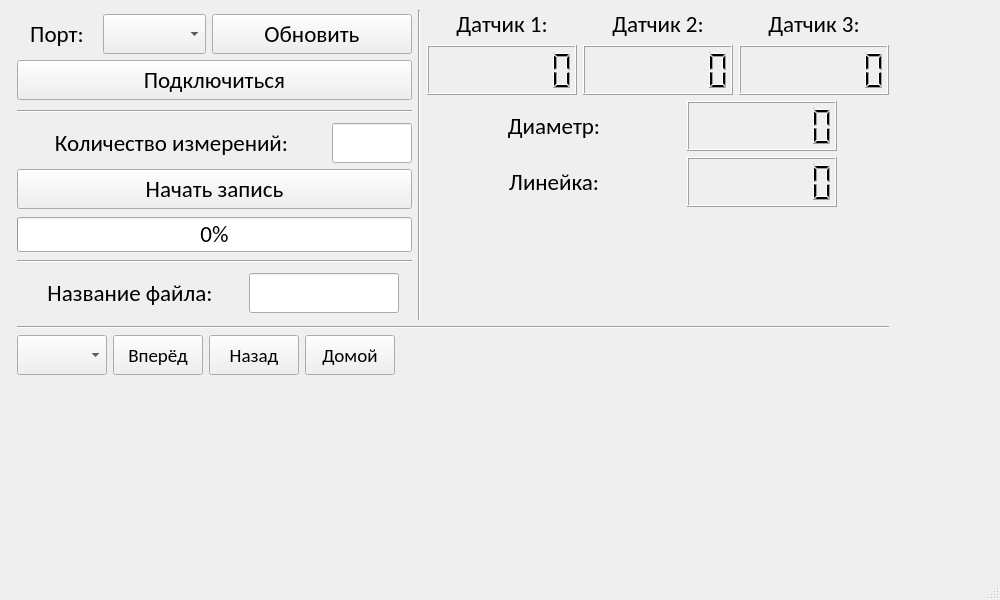
<?xml version="1.0" encoding="UTF-8"?>
<ui version="4.0">
 <class>MainWindow</class>
 <widget class="QMainWindow" name="MainWindow">
  <property name="geometry">
   <rect>
    <x>0</x>
    <y>0</y>
    <width>1000</width>
    <height>600</height>
   </rect>
  </property>
  <property name="sizePolicy">
   <sizepolicy hsizetype="Fixed" vsizetype="Fixed">
    <horstretch>0</horstretch>
    <verstretch>0</verstretch>
   </sizepolicy>
  </property>
  <property name="minimumSize">
   <size>
    <width>730</width>
    <height>350</height>
   </size>
  </property>
  <property name="maximumSize">
   <size>
    <width>1000</width>
    <height>600</height>
   </size>
  </property>
  <property name="font">
   <font>
    <family>ГОСТ тип А</family>
    <pointsize>10</pointsize>
   </font>
  </property>
  <property name="windowTitle">
   <string>Измеритель 1.0</string>
  </property>
  <widget class="QWidget" name="centralwidget">
   <widget class="QWidget" name="">
    <property name="geometry">
     <rect>
      <x>17</x>
      <y>10</y>
      <width>872</width>
      <height>365</height>
     </rect>
    </property>
    <layout class="QVBoxLayout" name="verticalLayout_9">
     <item>
      <layout class="QHBoxLayout" name="horizontalLayout_6">
       <item>
        <layout class="QVBoxLayout" name="verticalLayout_3">
         <item>
          <layout class="QVBoxLayout" name="verticalLayout_2">
           <item>
            <layout class="QHBoxLayout" name="horizontalLayout">
             <item>
              <widget class="QLabel" name="portLabel">
               <property name="minimumSize">
                <size>
                 <width>80</width>
                 <height>30</height>
                </size>
               </property>
               <property name="maximumSize">
                <size>
                 <width>80</width>
                 <height>30</height>
                </size>
               </property>
               <property name="font">
                <font>
                 <family>Calibri</family>
                 <pointsize>17</pointsize>
                </font>
               </property>
               <property name="text">
                <string>Порт:</string>
               </property>
               <property name="alignment">
                <set>Qt::AlignCenter</set>
               </property>
              </widget>
             </item>
             <item>
              <widget class="QComboBox" name="portBox">
               <property name="sizePolicy">
                <sizepolicy hsizetype="Expanding" vsizetype="Fixed">
                 <horstretch>0</horstretch>
                 <verstretch>0</verstretch>
                </sizepolicy>
               </property>
               <property name="minimumSize">
                <size>
                 <width>100</width>
                 <height>40</height>
                </size>
               </property>
               <property name="maximumSize">
                <size>
                 <width>200</width>
                 <height>40</height>
                </size>
               </property>
               <property name="font">
                <font>
                 <family>Calibri</family>
                 <pointsize>17</pointsize>
                </font>
               </property>
               <property name="sizeAdjustPolicy">
                <enum>QComboBox::AdjustToContents</enum>
               </property>
              </widget>
             </item>
             <item>
              <widget class="QPushButton" name="refreshPortButton">
               <property name="sizePolicy">
                <sizepolicy hsizetype="Expanding" vsizetype="Fixed">
                 <horstretch>120</horstretch>
                 <verstretch>40</verstretch>
                </sizepolicy>
               </property>
               <property name="minimumSize">
                <size>
                 <width>150</width>
                 <height>40</height>
                </size>
               </property>
               <property name="maximumSize">
                <size>
                 <width>200</width>
                 <height>40</height>
                </size>
               </property>
               <property name="font">
                <font>
                 <family>Calibri</family>
                 <pointsize>17</pointsize>
                </font>
               </property>
               <property name="text">
                <string>Обновить</string>
               </property>
              </widget>
             </item>
            </layout>
           </item>
           <item>
            <widget class="QPushButton" name="connectButton">
             <property name="sizePolicy">
              <sizepolicy hsizetype="Expanding" vsizetype="Fixed">
               <horstretch>0</horstretch>
               <verstretch>0</verstretch>
              </sizepolicy>
             </property>
             <property name="minimumSize">
              <size>
               <width>350</width>
               <height>40</height>
              </size>
             </property>
             <property name="maximumSize">
              <size>
               <width>500</width>
               <height>40</height>
              </size>
             </property>
             <property name="font">
              <font>
               <family>Calibri</family>
               <pointsize>17</pointsize>
              </font>
             </property>
             <property name="text">
              <string>Подключиться</string>
             </property>
            </widget>
           </item>
          </layout>
         </item>
         <item>
          <widget class="Line" name="line_4">
           <property name="font">
            <font>
             <family>Calibri</family>
             <pointsize>10</pointsize>
            </font>
           </property>
           <property name="orientation">
            <enum>Qt::Horizontal</enum>
           </property>
          </widget>
         </item>
         <item>
          <layout class="QVBoxLayout" name="verticalLayout">
           <item>
            <layout class="QHBoxLayout" name="horizontalLayout_7">
             <item>
              <widget class="QLabel" name="countOfMeasuresLabel">
               <property name="font">
                <font>
                 <family>Calibri</family>
                 <pointsize>17</pointsize>
                </font>
               </property>
               <property name="text">
                <string>Количество измерений:</string>
               </property>
               <property name="alignment">
                <set>Qt::AlignCenter</set>
               </property>
              </widget>
             </item>
             <item>
              <widget class="QLineEdit" name="countOfMesasuresLineEdit">
               <property name="minimumSize">
                <size>
                 <width>50</width>
                 <height>40</height>
                </size>
               </property>
               <property name="maximumSize">
                <size>
                 <width>80</width>
                 <height>40</height>
                </size>
               </property>
               <property name="font">
                <font>
                 <family>Calibri</family>
                 <pointsize>17</pointsize>
                </font>
               </property>
               <property name="alignment">
                <set>Qt::AlignCenter</set>
               </property>
              </widget>
             </item>
            </layout>
           </item>
           <item>
            <widget class="QPushButton" name="startCountOfMeasuresButton">
             <property name="minimumSize">
              <size>
               <width>350</width>
               <height>40</height>
              </size>
             </property>
             <property name="maximumSize">
              <size>
               <width>500</width>
               <height>40</height>
              </size>
             </property>
             <property name="font">
              <font>
               <family>Calibri</family>
               <pointsize>17</pointsize>
              </font>
             </property>
             <property name="text">
              <string>Начать запись</string>
             </property>
            </widget>
           </item>
           <item>
            <widget class="QProgressBar" name="countOfMeasuresProgressBar">
             <property name="minimumSize">
              <size>
               <width>200</width>
               <height>35</height>
              </size>
             </property>
             <property name="maximumSize">
              <size>
               <width>500</width>
               <height>30</height>
              </size>
             </property>
             <property name="font">
              <font>
               <family>Calibri</family>
               <pointsize>17</pointsize>
              </font>
             </property>
             <property name="value">
              <number>0</number>
             </property>
             <property name="alignment">
              <set>Qt::AlignCenter</set>
             </property>
            </widget>
           </item>
          </layout>
         </item>
         <item>
          <widget class="Line" name="line_5">
           <property name="font">
            <font>
             <family>Calibri</family>
             <pointsize>10</pointsize>
            </font>
           </property>
           <property name="orientation">
            <enum>Qt::Horizontal</enum>
           </property>
          </widget>
         </item>
         <item>
          <layout class="QHBoxLayout" name="horizontalLayout_8">
           <item>
            <widget class="QLabel" name="fileNameLabel">
             <property name="minimumSize">
              <size>
               <width>200</width>
               <height>30</height>
              </size>
             </property>
             <property name="maximumSize">
              <size>
               <width>200</width>
               <height>30</height>
              </size>
             </property>
             <property name="font">
              <font>
               <family>Calibri</family>
               <pointsize>17</pointsize>
              </font>
             </property>
             <property name="text">
              <string>Название файла:</string>
             </property>
             <property name="alignment">
              <set>Qt::AlignCenter</set>
             </property>
            </widget>
           </item>
           <item>
            <widget class="QLineEdit" name="fileNameLineEdit">
             <property name="minimumSize">
              <size>
               <width>150</width>
               <height>40</height>
              </size>
             </property>
             <property name="maximumSize">
              <size>
               <width>150</width>
               <height>40</height>
              </size>
             </property>
             <property name="font">
              <font>
               <family>Calibri</family>
               <pointsize>17</pointsize>
              </font>
             </property>
            </widget>
           </item>
          </layout>
         </item>
        </layout>
       </item>
       <item>
        <widget class="Line" name="line">
         <property name="orientation">
          <enum>Qt::Vertical</enum>
         </property>
        </widget>
       </item>
       <item>
        <layout class="QVBoxLayout" name="verticalLayout_8">
         <item>
          <layout class="QHBoxLayout" name="horizontalLayout_2">
           <item>
            <layout class="QVBoxLayout" name="verticalLayout_4">
             <item>
              <widget class="QLabel" name="sensor1Label">
               <property name="sizePolicy">
                <sizepolicy hsizetype="Expanding" vsizetype="Preferred">
                 <horstretch>0</horstretch>
                 <verstretch>0</verstretch>
                </sizepolicy>
               </property>
               <property name="minimumSize">
                <size>
                 <width>150</width>
                 <height>0</height>
                </size>
               </property>
               <property name="maximumSize">
                <size>
                 <width>150</width>
                 <height>16777215</height>
                </size>
               </property>
               <property name="font">
                <font>
                 <family>Calibri</family>
                 <pointsize>17</pointsize>
                </font>
               </property>
               <property name="text">
                <string>Датчик 1:</string>
               </property>
               <property name="alignment">
                <set>Qt::AlignCenter</set>
               </property>
              </widget>
             </item>
             <item>
              <widget class="QLCDNumber" name="sensor1DataLCD">
               <property name="sizePolicy">
                <sizepolicy hsizetype="Expanding" vsizetype="Minimum">
                 <horstretch>0</horstretch>
                 <verstretch>0</verstretch>
                </sizepolicy>
               </property>
               <property name="minimumSize">
                <size>
                 <width>150</width>
                 <height>50</height>
                </size>
               </property>
               <property name="maximumSize">
                <size>
                 <width>150</width>
                 <height>50</height>
                </size>
               </property>
               <property name="font">
                <font>
                 <family>Calibri</family>
                 <pointsize>14</pointsize>
                </font>
               </property>
               <property name="frameShape">
                <enum>QFrame::Box</enum>
               </property>
               <property name="lineWidth">
                <number>1</number>
               </property>
               <property name="smallDecimalPoint">
                <bool>false</bool>
               </property>
               <property name="digitCount">
                <number>7</number>
               </property>
               <property name="segmentStyle">
                <enum>QLCDNumber::Filled</enum>
               </property>
               <property name="value" stdset="0">
                <double>0.000000000000000</double>
               </property>
               <property name="intValue" stdset="0">
                <number>0</number>
               </property>
              </widget>
             </item>
            </layout>
           </item>
           <item>
            <layout class="QVBoxLayout" name="verticalLayout_5">
             <item>
              <widget class="QLabel" name="sensor2Label">
               <property name="sizePolicy">
                <sizepolicy hsizetype="Expanding" vsizetype="Preferred">
                 <horstretch>0</horstretch>
                 <verstretch>0</verstretch>
                </sizepolicy>
               </property>
               <property name="minimumSize">
                <size>
                 <width>150</width>
                 <height>0</height>
                </size>
               </property>
               <property name="maximumSize">
                <size>
                 <width>150</width>
                 <height>16777215</height>
                </size>
               </property>
               <property name="font">
                <font>
                 <family>Calibri</family>
                 <pointsize>17</pointsize>
                </font>
               </property>
               <property name="text">
                <string>Датчик 2:</string>
               </property>
               <property name="alignment">
                <set>Qt::AlignCenter</set>
               </property>
              </widget>
             </item>
             <item>
              <widget class="QLCDNumber" name="sensor2DataLCD">
               <property name="sizePolicy">
                <sizepolicy hsizetype="Expanding" vsizetype="Minimum">
                 <horstretch>0</horstretch>
                 <verstretch>0</verstretch>
                </sizepolicy>
               </property>
               <property name="minimumSize">
                <size>
                 <width>150</width>
                 <height>50</height>
                </size>
               </property>
               <property name="maximumSize">
                <size>
                 <width>150</width>
                 <height>50</height>
                </size>
               </property>
               <property name="font">
                <font>
                 <family>Calibri</family>
                 <pointsize>14</pointsize>
                </font>
               </property>
               <property name="smallDecimalPoint">
                <bool>false</bool>
               </property>
               <property name="digitCount">
                <number>7</number>
               </property>
              </widget>
             </item>
            </layout>
           </item>
           <item>
            <layout class="QVBoxLayout" name="verticalLayout_6">
             <item>
              <widget class="QLabel" name="sensor3Label">
               <property name="sizePolicy">
                <sizepolicy hsizetype="Expanding" vsizetype="Preferred">
                 <horstretch>0</horstretch>
                 <verstretch>0</verstretch>
                </sizepolicy>
               </property>
               <property name="minimumSize">
                <size>
                 <width>150</width>
                 <height>0</height>
                </size>
               </property>
               <property name="maximumSize">
                <size>
                 <width>150</width>
                 <height>16777215</height>
                </size>
               </property>
               <property name="font">
                <font>
                 <family>Calibri</family>
                 <pointsize>17</pointsize>
                </font>
               </property>
               <property name="text">
                <string>Датчик 3:</string>
               </property>
               <property name="alignment">
                <set>Qt::AlignCenter</set>
               </property>
              </widget>
             </item>
             <item>
              <widget class="QLCDNumber" name="sensor3DataLCD">
               <property name="sizePolicy">
                <sizepolicy hsizetype="Expanding" vsizetype="Minimum">
                 <horstretch>0</horstretch>
                 <verstretch>0</verstretch>
                </sizepolicy>
               </property>
               <property name="minimumSize">
                <size>
                 <width>150</width>
                 <height>50</height>
                </size>
               </property>
               <property name="maximumSize">
                <size>
                 <width>150</width>
                 <height>50</height>
                </size>
               </property>
               <property name="font">
                <font>
                 <family>Calibri</family>
                 <pointsize>14</pointsize>
                </font>
               </property>
               <property name="smallDecimalPoint">
                <bool>false</bool>
               </property>
               <property name="digitCount">
                <number>7</number>
               </property>
               <property name="value" stdset="0">
                <double>0.000000000000000</double>
               </property>
               <property name="intValue" stdset="0">
                <number>0</number>
               </property>
              </widget>
             </item>
            </layout>
           </item>
          </layout>
         </item>
         <item>
          <layout class="QVBoxLayout" name="verticalLayout_7">
           <item>
            <layout class="QHBoxLayout" name="horizontalLayout_3">
             <item>
              <widget class="QLabel" name="diameterDataLabel">
               <property name="sizePolicy">
                <sizepolicy hsizetype="Expanding" vsizetype="Preferred">
                 <horstretch>0</horstretch>
                 <verstretch>0</verstretch>
                </sizepolicy>
               </property>
               <property name="minimumSize">
                <size>
                 <width>150</width>
                 <height>0</height>
                </size>
               </property>
               <property name="maximumSize">
                <size>
                 <width>150</width>
                 <height>16777215</height>
                </size>
               </property>
               <property name="font">
                <font>
                 <family>Calibri</family>
                 <pointsize>17</pointsize>
                </font>
               </property>
               <property name="text">
                <string>Диаметр:</string>
               </property>
               <property name="alignment">
                <set>Qt::AlignCenter</set>
               </property>
              </widget>
             </item>
             <item>
              <widget class="QLCDNumber" name="diameterDataLCD">
               <property name="sizePolicy">
                <sizepolicy hsizetype="Expanding" vsizetype="Minimum">
                 <horstretch>0</horstretch>
                 <verstretch>0</verstretch>
                </sizepolicy>
               </property>
               <property name="minimumSize">
                <size>
                 <width>150</width>
                 <height>50</height>
                </size>
               </property>
               <property name="maximumSize">
                <size>
                 <width>150</width>
                 <height>50</height>
                </size>
               </property>
               <property name="font">
                <font>
                 <family>Calibri</family>
                 <pointsize>14</pointsize>
                </font>
               </property>
               <property name="smallDecimalPoint">
                <bool>false</bool>
               </property>
               <property name="digitCount">
                <number>7</number>
               </property>
               <property name="value" stdset="0">
                <double>0.000000000000000</double>
               </property>
               <property name="intValue" stdset="0">
                <number>0</number>
               </property>
              </widget>
             </item>
            </layout>
           </item>
           <item>
            <layout class="QHBoxLayout" name="horizontalLayout_5">
             <item>
              <widget class="QLabel" name="linearScaleDataLabel">
               <property name="sizePolicy">
                <sizepolicy hsizetype="Expanding" vsizetype="Preferred">
                 <horstretch>0</horstretch>
                 <verstretch>0</verstretch>
                </sizepolicy>
               </property>
               <property name="minimumSize">
                <size>
                 <width>150</width>
                 <height>0</height>
                </size>
               </property>
               <property name="maximumSize">
                <size>
                 <width>150</width>
                 <height>16777215</height>
                </size>
               </property>
               <property name="font">
                <font>
                 <family>Calibri</family>
                 <pointsize>17</pointsize>
                </font>
               </property>
               <property name="text">
                <string>Линейка:</string>
               </property>
               <property name="alignment">
                <set>Qt::AlignCenter</set>
               </property>
              </widget>
             </item>
             <item>
              <widget class="QLCDNumber" name="linearScaleDataLCD">
               <property name="sizePolicy">
                <sizepolicy hsizetype="Expanding" vsizetype="Minimum">
                 <horstretch>0</horstretch>
                 <verstretch>0</verstretch>
                </sizepolicy>
               </property>
               <property name="minimumSize">
                <size>
                 <width>150</width>
                 <height>50</height>
                </size>
               </property>
               <property name="maximumSize">
                <size>
                 <width>150</width>
                 <height>50</height>
                </size>
               </property>
               <property name="font">
                <font>
                 <family>Calibri</family>
                 <pointsize>14</pointsize>
                </font>
               </property>
               <property name="smallDecimalPoint">
                <bool>false</bool>
               </property>
               <property name="digitCount">
                <number>7</number>
               </property>
               <property name="value" stdset="0">
                <double>0.000000000000000</double>
               </property>
               <property name="intValue" stdset="0">
                <number>0</number>
               </property>
              </widget>
             </item>
            </layout>
           </item>
           <item>
            <spacer name="verticalSpacer">
             <property name="orientation">
              <enum>Qt::Vertical</enum>
             </property>
             <property name="sizeHint" stdset="0">
              <size>
               <width>20</width>
               <height>40</height>
              </size>
             </property>
            </spacer>
           </item>
          </layout>
         </item>
        </layout>
       </item>
      </layout>
     </item>
     <item>
      <widget class="Line" name="line_2">
       <property name="orientation">
        <enum>Qt::Horizontal</enum>
       </property>
      </widget>
     </item>
     <item>
      <layout class="QHBoxLayout" name="horizontalLayout_4">
       <item>
        <widget class="QComboBox" name="motor1SpeedComboBox">
         <property name="minimumSize">
          <size>
           <width>90</width>
           <height>40</height>
          </size>
         </property>
         <property name="maximumSize">
          <size>
           <width>90</width>
           <height>40</height>
          </size>
         </property>
         <property name="font">
          <font>
           <family>Calibri</family>
           <pointsize>14</pointsize>
          </font>
         </property>
        </widget>
       </item>
       <item>
        <widget class="QPushButton" name="forwardButton">
         <property name="minimumSize">
          <size>
           <width>90</width>
           <height>40</height>
          </size>
         </property>
         <property name="maximumSize">
          <size>
           <width>90</width>
           <height>40</height>
          </size>
         </property>
         <property name="font">
          <font>
           <family>Calibri</family>
           <pointsize>14</pointsize>
          </font>
         </property>
         <property name="text">
          <string>Вперёд</string>
         </property>
        </widget>
       </item>
       <item>
        <widget class="QPushButton" name="backwardButton">
         <property name="minimumSize">
          <size>
           <width>90</width>
           <height>40</height>
          </size>
         </property>
         <property name="maximumSize">
          <size>
           <width>90</width>
           <height>40</height>
          </size>
         </property>
         <property name="font">
          <font>
           <family>Calibri</family>
           <pointsize>14</pointsize>
          </font>
         </property>
         <property name="text">
          <string>Назад</string>
         </property>
        </widget>
       </item>
       <item>
        <widget class="QPushButton" name="homeButton">
         <property name="minimumSize">
          <size>
           <width>90</width>
           <height>40</height>
          </size>
         </property>
         <property name="maximumSize">
          <size>
           <width>90</width>
           <height>40</height>
          </size>
         </property>
         <property name="font">
          <font>
           <family>Calibri</family>
           <pointsize>14</pointsize>
          </font>
         </property>
         <property name="text">
          <string>Домой</string>
         </property>
        </widget>
       </item>
       <item>
        <spacer name="horizontalSpacer">
         <property name="orientation">
          <enum>Qt::Horizontal</enum>
         </property>
         <property name="sizeHint" stdset="0">
          <size>
           <width>40</width>
           <height>20</height>
          </size>
         </property>
        </spacer>
       </item>
      </layout>
     </item>
    </layout>
   </widget>
  </widget>
  <widget class="QMenuBar" name="menubar">
   <property name="geometry">
    <rect>
     <x>0</x>
     <y>0</y>
     <width>1000</width>
     <height>25</height>
    </rect>
   </property>
  </widget>
  <widget class="QStatusBar" name="statusbar"/>
 </widget>
 <resources/>
 <connections/>
</ui>
